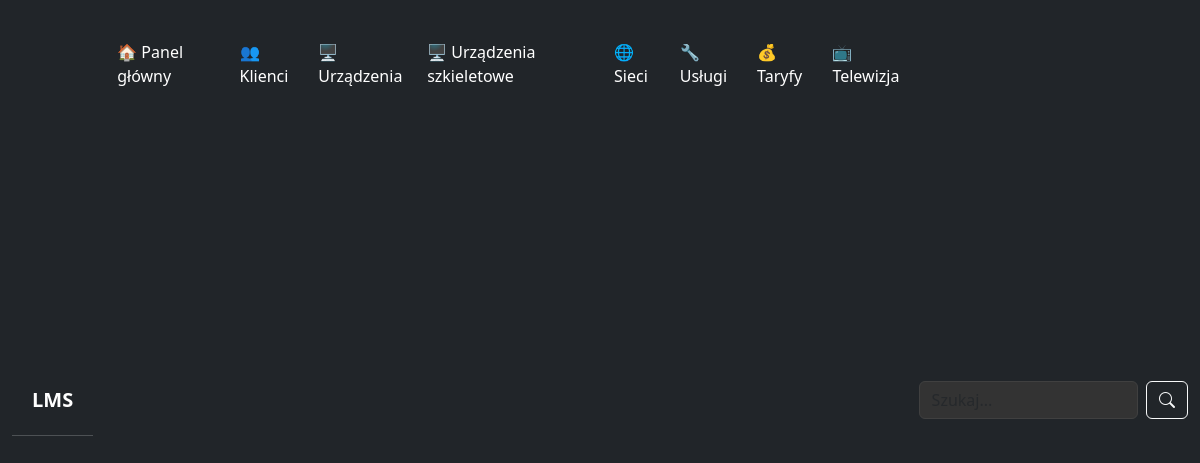
The page /modules/frame_navbar.php on the database its author committed.
### tables this page shows
CREATE TABLE `menu_items` (
  `id` int(11) NOT NULL AUTO_INCREMENT,
  `label` varchar(100) NOT NULL,
  `url` varchar(255) DEFAULT NULL,
  `icon` varchar(50) DEFAULT 'bi-circle',
  `type` enum('link','script') DEFAULT 'link',
  `script` text DEFAULT NULL,
  `parent_id` int(11) DEFAULT NULL,
  `position` int(11) DEFAULT 0,
  `enabled` tinyint(1) DEFAULT 1,
  `options` text DEFAULT NULL,
  PRIMARY KEY (`id`),
  KEY `idx_menu_position` (`position`),
  KEY `idx_menu_enabled` (`enabled`),
  KEY `idx_menu_parent` (`parent_id`),
  CONSTRAINT `menu_items_ibfk_1` FOREIGN KEY (`parent_id`) REFERENCES `menu_items` (`id`) ON DELETE CASCADE
);

### config.php (called while the page is built, shortened)
<?php
function base_url($path = '') {
    if (isset($_SERVER['SCRIPT_NAME']) && $_SERVER['SCRIPT_NAME'] !== 'Standard input code') {
        $script_path = $_SERVER['SCRIPT_NAME'];
        $root_dir = '';
        if (strpos($script_path, '/modules/') !== false || strpos($script_path, 'modules/') !== false) {
            $root_dir = dirname(dirname($script_path));
        } else {
            $root_dir = dirname($script_path);
        }
        $root_dir = rtrim($root_dir, '/');
        return $root_dir . '/' . ltrim($path, '/');
    } else {
        return '/' . ltrim($path, '/');
    }
}
?>

### modules/helpers/layout_helper.php (called while the page is built, shortened)
<?php
function add_emoji_to_menu_label($label) {
    $label_lower = strtolower($label);
    $emoji_map = [
        'panel główny' => '🏠',
        'strona główna' => '🏠',
        'klienci' => '👥',
        'urządzenia' => '🖥️',
        'urządzenia klienckie' => '🖥️',
        'urządzenia szkieletowe' => '📱',
        'sieci' => '🌐',
        'usługi' => '🔧',
        'taryfy' => '💰',
        'telewizja' => '📺',
        'internet' => '📦',
        'pakiety internetowe' => '📦',
        'pakiety tv' => '📺',
        'faktury' => '🧾',
        'płatności' => '💳',
        'użytkownicy' => '👤',
        'wyszukiwanie' => '🔍',
        'mikrotik' => '⚙️',
        'api' => '⚙️',
        'sprawdzanie' => '🔍',
        'proste sprawdzanie' => '✅',
        'administracja' => '⚙️',
        'admin' => '⚙️',
        'zarządzanie układem' => '🎨',
        'zarządzanie kolumnami' => '📊',
        'zapisz' => '💾',
        'przeładuj' => '🔄',
        'dhcp' => '📡',
        'klienci dhcp' => '📡'
    ];
    foreach ($emoji_map as $keyword => $emoji) {
        if (strpos($label_lower, $keyword) !== false) {
            return $emoji . ' ' . $label;
        }
    }
    return '📋 ' . $label;
}
?>

### modules/frame_navbar.php (the view, shortened to what this page needs)
<?php
require_once __DIR__ . '/../config.php';
require_once __DIR__ . '/helpers/layout_helper.php';
$pdo = get_pdo();
$layout_settings = get_layout_settings($pdo);
try {
    $stmt = $pdo->prepare("SELECT * FROM menu_items WHERE enabled = 1 AND parent_id IS NULL ORDER BY position ASC");
    $stmt->execute();
    $menu_items = $stmt->fetchAll(PDO::FETCH_ASSOC);
} catch (PDOException $e) {
    $menu_items = [
        ['label' => 'Panel główny', 'url' => 'index.php'],
        ['label' => 'Klienci', 'url' => 'modules/clients.php'],
        ['label' => 'Urządzenia klienckie', 'url' => 'modules/devices.php'],
        ['label' => 'Urządzenia szkieletowe', 'url' => 'modules/skeleton_devices.php'],
        ['label' => 'Sieci', 'url' => 'modules/networks.php'],
        ['label' => 'Usługi', 'url' => 'modules/services.php'],
        ['label' => 'Taryfy', 'url' => 'modules/tariffs.php'],
        ['label' => 'Telewizja', 'url' => 'modules/tv_packages.php'],
        ['label' => 'Internet', 'url' => 'modules/internet_packages.php'],
        ['label' => 'Faktury', 'url' => 'modules/invoices.php'],
        ['label' => 'Płatności', 'url' => 'modules/payments.php'],
        ['label' => 'Użytkownicy', 'url' => 'modules/users.php'],
        ['label' => 'Zapisz/Przeładuj', 'url' => 'modules/save_reload.php'],
        ['label' => 'Administracja', 'url' => 'admin_menu.php']
    ];
}
?>
<!DOCTYPE html>
<html lang="pl">
<head>
    <link href="https://cdn.jsdelivr.net/npm/bootstrap@5.3.2/dist/css/bootstrap.min.css" rel="stylesheet">
    <link href="<?= base_url('assets/style.css') ?>" rel="stylesheet">
    <link rel="stylesheet" href="https://cdn.jsdelivr.net/npm/bootstrap-icons@1.11.1/font/bootstrap-icons.css">
</head>
<body>
    <?php if ($layout_settings['menu_position'] === 'left' || $layout_settings['menu_position'] === 'both'): ?>
        <nav class="navbar navbar-expand-lg">
            <div class="navbar-brand">sLMS System</div>
            <div class="navbar-nav">
                <?php foreach ($menu_items as $item): ?>
                    <?php
                    $url = $item['url'] ?? $item['script'] ?? '#';
                    $label = $item['label'];
                    $label = add_emoji_to_menu_label($label);
                    ?>
                    <a class="nav-link" href="#" onclick="navigateToPage('<?= base_url($url) ?>')">
                        <?= htmlspecialchars($label) ?>
                    </a>
                <?php endforeach; ?>
            </div>
        </nav>
    <?php else: ?>
        <nav class="navbar navbar-expand-lg navbar-dark bg-dark">
            <div class="container-fluid">
                <a class="navbar-brand lms-accent fw-bold" href="#" onclick="navigateToPage('<?= base_url('index.php') ?>')">LMS</a>
                <div class="navbar-nav">
                    <?php
                    $top_menu_items = array_slice($menu_items, 0, 8);
                    foreach ($top_menu_items as $item):
                    ?>
                        <?php
                        $url = $item['url'] ?? $item['script'] ?? '#';
                        $label = $item['label'];
                        $label = add_emoji_to_menu_label($label);
                        ?>
                        <a class="nav-link" href="#" onclick="navigateToPage('<?= base_url($url) ?>')">
                            <?= htmlspecialchars($label) ?>
                        </a>
                    <?php endforeach; ?>
                </div>
                <form class="d-flex ms-auto" action="<?= base_url('modules/search.php') ?>" method="get" role="search">
                    <input class="form-control me-2" type="search" name="query" placeholder="Szukaj..." aria-label="Szukaj">
                    <button class="btn btn-outline-light" type="submit"><i class="bi bi-search"></i></button>
                </form>
            </div>
        </nav>
    <?php endif; ?>
</body>
</html>

### assets/style.css (style rules this page uses)
:root { --dark-bg: #1a1a1a; --dark-sidebar: #2d2d2d; --dark-card: #333333; --dark-border: #404040; --dark-text: #ffffff; --dark-text-muted: #b0b0b0; --dark-hover: #404040; --dark-active: #007bff; --dark-accent: #ffc107; --dark-danger: #dc3545; --dark-success: #28a745; --dark-warning: #ffc107; --dark-info: #17a2b8; }
body { background-color: var(--dark-bg) !important; color: var(--dark-text) !important; }
.form-control { background: var(--dark-card); border: 1px solid var(--dark-border); color: var(--dark-text); }

### rows shown on the page
menu_items: label "🏠 Panel główny"
menu_items: label "👥 Klienci"
menu_items: label "🖥️ Urządzenia"
menu_items: label "🖥️ Urządzenia szkieletowe"
menu_items: label "🌐 Sieci"
menu_items: label "🔧 Usługi"
menu_items: label "💰 Taryfy"
menu_items: label "📺 Telewizja"
